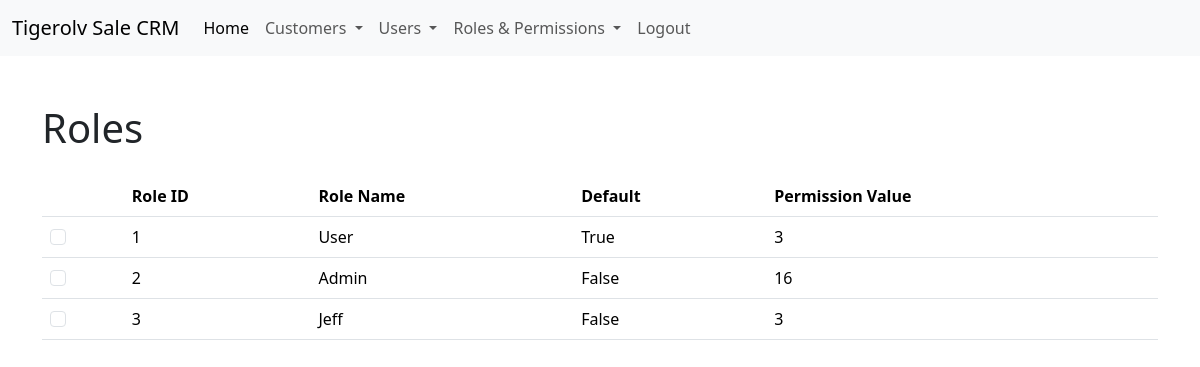
The page /security/roles/ (signed in) on the database its author committed.
### app/models.py (models this page shows, shortened)
class Role(db.Model):
    __tablename__ = 'role'
    RoleId = db.Column(db.Integer,primary_key=True)
    Name = db.Column(db.String(64))
    Default = db.Column(db.Boolean,default=False,index=True)
    Permissions = db.Column(db.Integer)

### app/main/views.py (the view)
@main.route('/security/roles/', methods=['GET'])
@login_required
@permission_required(Permission.VIEW)
def view_roles():
    try:
        logging.info('Rendering roles page')
        roles = Role.query.all()
        logging.info('Roles loaded from database')
        return render_template('roles.html', roles=roles)
    except:
        logging.error('Issue rendering roles page')
        return render_template('error.html',message= 'There was an issue rendering roles page')

### app/auth/views.py (called while the page is built)
@auth.before_app_request
def before_request():
    if current_user.is_authenticated:
        if not current_user.Confirmed \
                and request.blueprint != 'auth' \
                and request.endpoint != 'static':
            return redirect(url_for('auth.unconfirmed'))

### app/models.py (called while the page is built)
    @login_manager.user_loader
    def load_user(user_id):
        return User.query.get(int(user_id))

    def can(self,permissions):
        return self.Role is not None and (self.Role & permissions) == permissions

### app/templates/roles.html (shortened to what this page needs)
{% extends 'base.html' %}
{% block body %}
    <div class="container">
        <h1 class="mt-5 mb-4">Roles</h1>
        <table class="table table-hover">
            <thead>
            <tr>
                <th scope="col"></th>
                <th scope="col">Role ID</th>
                <th scope="col">Role Name</th>
                <th scope="col">Default</th>
                <th scope="col">Permission Value</th>
            </tr>
            </thead>
            <tbody>
                {% for role in roles %}
                <tr>
                    <td><input class="form-check-input" type="checkbox" value="" id="flexCheckDefault"></td>
                    <td>{{ role.RoleId }}</td>
                    <td>{{ role.Name }}</td>
                    <td>{{ role.Default }}</td>
                    <td>{{ role.Permissions }}</td>
                </tr>
                {% endfor %}
            </tbody>
        </table>
    </div>
{% endblock body %}

### rows shown on the page
Role: RoleId "1", Name "User", Default "True", Permissions "3"
Role: RoleId "2", Name "Admin", Default "False", Permissions "16"
Role: RoleId "3", Name "Jeff", Default "False", Permissions "3"
